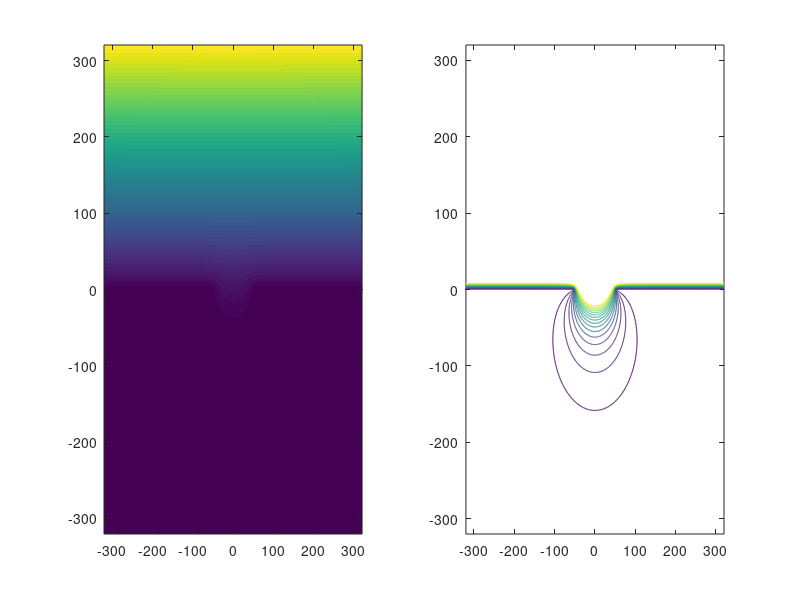

The MATLAB script that drew this image:
n = 320;
tx = [-n:1:n];
ty = [-n:1:n];
[xx, yy] = meshgrid(tx, ty);

function ret = potential(e0, e1, a, x, y)
  a2 = a * a;
  l = (y * y + x * x - a2) / a2;
  r = sqrt(l * l + 4 * y * y / a2);
  v1 = sqrt((r - l) / 2);
  v2 = abs(y) / a * atan(sqrt(2 / (r + l)));
  ret = (e0 - e1) * a / pi * (v1 - v2);
  if y > 0
    ret += e0 * y;
  else
    ret += e1 * y;
  endif
endfunction

E0 = 100;
E1 = 0;
rad = 50;
phi = @arrayfun(@(x, y) potential(E0, E1, rad, x, y), xx, yy);
lo = min(min(phi));
hi = max(max(phi));
normalized = (phi - lo) / (hi - lo);
subplot(1,2,1);
img = imagesc(tx, ty, normalized);
imadjust(img, stretchlim(img), []);
set(gca,'YDir','normal')
subplot(1,2,2);
contour(tx, ty, phi, 0:50:800);
